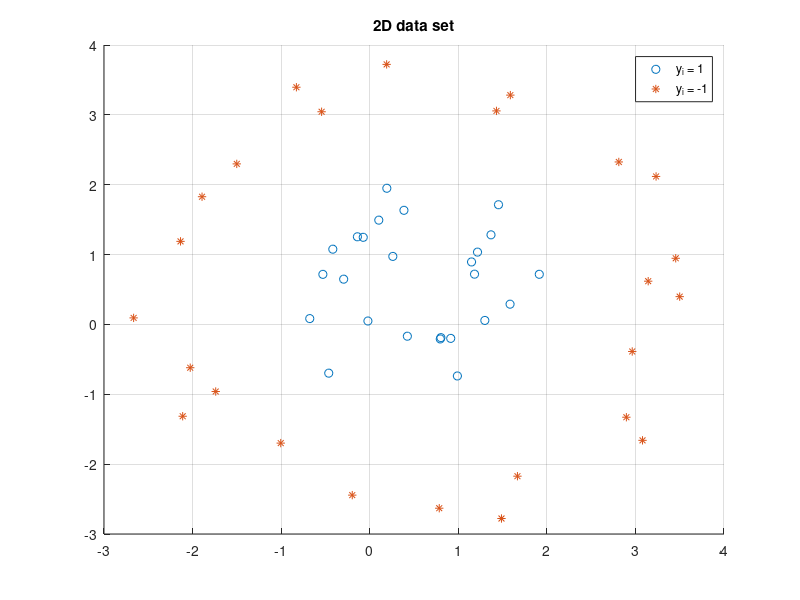
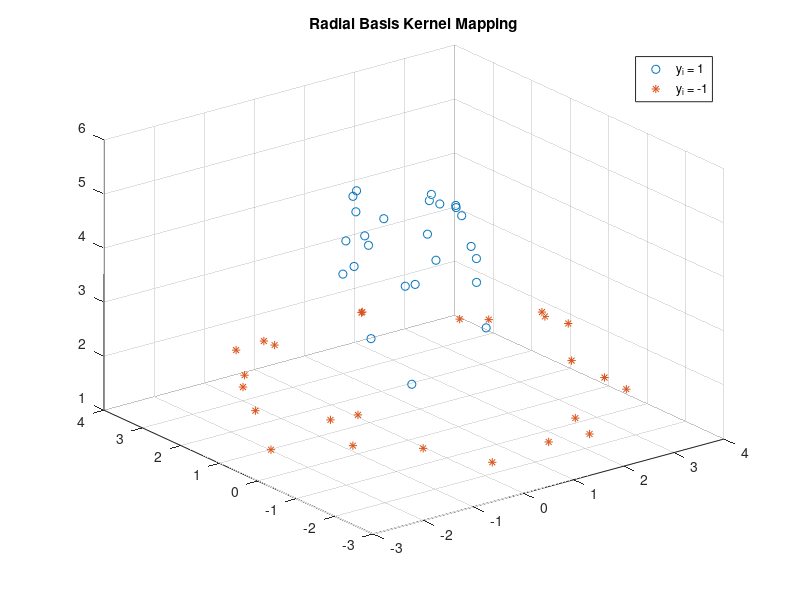

Recreate these plots in MATLAB, in order. (Note: this script raises an error after producing the figures.)
%% Numerical Optimisation Project 
% Name: Dylan Scotney 
% SN: 18138211
% Submission date: 09/04/2019

% clear cache and variables 
clear cache variables
addpath Lib

%--------------------------------------------------------------------------
%% Simulating dataset 
%--------------------------------------------------------------------------
numOfPoints = 50;
theta = linspace(0, 2*pi, numOfPoints/2);
% 4th column = 0 will later be used to store mapped values from kernels
scatter_circle = @(r, noise, class) [r * cos(theta) + noise(1,:);
                                     r * sin(theta) + noise(2,:);
                                     0*theta;
                                     class*ones(1,length(theta))];

% Generate random sets with norm distribution, acts as noise on sample
data_generator = rng(0,'v5normal');
noise1 = rand(2,length(theta));
noise2 = rand(2,length(theta));

dataset_p = scatter_circle(1, noise1, 1)';
dataset_m = scatter_circle(3, noise2, -1)';
dataset = [dataset_p; dataset_m];

% Plot data
figure('name', 'Non-Linearly Seperable Data')
hold on
scatter(dataset_p(:,1), dataset_p(:,2), 'o')
scatter(dataset_m(:,1), dataset_m(:,2), '*')
title("2D data set")
legend("y_i = 1", "y_i = -1")
grid on 
hold off

disp("Simulated data set.")

%--------------------------------------------------------------------------
%% RADIAL BASIS KERNEL SOLUTION
%--------------------------------------------------------------------------

%% Seperating dataset with Radial Basis kernel 
%---------------------------------------------
sigma = 2;
kernel = @(xi,xj) exp(-sqrt(sum((xi-xj).^2,2))/2*sigma^2);

for i = 1:numOfPoints
    % Store New Z values in 3th column
    dataset(i,3) = sum(kernel(dataset(i,1:2),dataset(:,1:2)));
end

split = numOfPoints/2;

figure('name', 'Radial Basis Kernel Mapping')
scatter3(dataset(1:split, 1), dataset(1:split, 2), dataset(1:split,3), 'o');
hold on
scatter3(dataset(split+1:end, 1), dataset(split+1:end, 2), dataset(split+1:end,3), '*');
title("Radial Basis Kernel Mapping")
legend("y_i = 1", "y_i = -1")
hold off

disp("Seperated data with radial basis kernel.")

%% Calculating Hessian of Radial Basis Kernel
%--------------------------------------------
% Computing matrix H
H = zeros(numOfPoints,numOfPoints);
for i = 1:numOfPoints
    for j = 1:numOfPoints
        H(i,j) = dataset(i,4)*dataset(j,4)*dot(dataset(i,1:3), dataset(j,1:3));
    end
end
disp("Calculated Hessian.")

%% Formulating minimisation problem
%----------------------------------

group = dataset(:, 4); %classification of each point

% Define function handles for augLag and diffAugLag:
%==========================================================================
f = @(a) F(a, H);
c_e = @(a) C_e(a, group);
psi = @(a, mu_I, lambda_I) Psi(a, mu_I, lambda_I);

df = @(a) dF(a, H);
dc_e = dC_e(group);
dpsi = @ (a, mu_I, lambda_I) dPsi(a, mu_I, lambda_I);

d2f = d2F(H);
d2c_e = @(mu_e) 1/mu_e * d2C_e(group);
d2psi = @(a, mu_I, lambda_I) d2Psi(a, mu_I,  lambda_I);

%==========================================================================


% Defining Lagrangian (see report) <add more info here>
%==========================================================================
L.f = @(a, mu_e, lambda_e, mu_I, lambda_I) augLagrangian(f, c_e, psi, a,...
                                                       mu_e, lambda_e, ...
                                                       mu_I,lambda_I);

L.df = @(a, mu_e, lambda_e, mu_I, lambda_I) diffAugLagrangian(df, dc_e, c_e,...
                                                            dpsi, a, mu_e,...
                                                            lambda_e, mu_I,...
                                                            lambda_I);  
                                                        
L.d2f = @(a, mu_e, mu_I, lambda_I) d2AugLagrangian(d2f, d2c_e, d2psi, a, mu_e,...
                                             mu_I, lambda_I);
%==========================================================================

disp("Formulated minimisation problem.")

%% Solving Minimisation Problem
%------------------------------

% Initialisation:
%==========================================================================
% Starting point
a0 = 0*ones(length(H), 1);

% Parameters
mu_e0 = -10;
lambda_e0 = 3;
mu_I0 = -10;
lambda_I0 = ones(length(H), 1);
tol = 1e-6; 
alpha0 = 1;
maxIter = 500;
storeInfo = true;
dataGroups = dataset(:,4);
%==========================================================================

% Solving using Framework 17.3 from Nocedal and Wright:
%=========================================================================
[a_k, f_max, nIter, info] = augLagFramework(L, a0, dataGroups, mu_e0,...
                                            lambda_e0, mu_I0, lambda_I0,...
                                            tol, maxIter, storeInfo);
a_k
norm(info.diff(:,end))
%==========================================================================
disp("Solved minimisation problem.")  
disp(info.stopCond)

%% Plotting data of solution
%---------------------------

% Plotting paths if 2D problem: 
%==========================================================================
if(numOfPoints == 3)
    func2 = @(x,y) L.f([x;y],realmax,0,realmax,[0;0]);
    figure('name', '2d path')
    hold on 
    fcontour(func2,[0, 1.5,0,1.5], 'LevelStep', 0.01)
    plot(info.as(1,:), info.as(2,:), 'r-o', 'MarkerFaceColor', 'r')
    plot(0:0.1:1, 0:0.1:1,'b') % sum(alpha_iy_i) = 0
    hold off
end
%==========================================================================

% Plotting Convergence of a_k:
%==========================================================================
successiveDiff = [diff(info.as(1,:)); diff(info.as(2,:))];
figure('name', 'Convergence of alpha')
semilogy(vecnorm(successiveDiff, 2, 1))
xlabel("Iteration")
ylabel("||\alpha_k - \alpha_k_-_1)||")
%==========================================================================

% % Plotting Convergence of df:
% %==========================================================================
% figure('name', 'Convergence of df')
% semilogy(vecnorm(info.diff, 2, 1))
% xlabel("Iteration")
% ylabel("||df||")
% %==========================================================================

% Plotting Convergence of a_k:
%==========================================================================
figure('name', 'Convergence of df')
plot(vecnorm(info.as, 2, 1))
xlabel("Iteration")
ylabel("||a_k||")
%==========================================================================


% Plotting Parameters:
%==========================================================================
figure('name', 'lambda_I')
semilogy(vecnorm(info.lambda_I,2,1))
ylabel("||\lambda^I||")
xlabel("Iteration")

% figure('name', 'mu_I')
% semilogy(info.mu_I)
% ylabel("||\mu^I||")
% xlabel("Iteration")
% 
% figure('name', 'mu_e')
% semilogy(info.mu_e)
% ylabel("||\mu^e||")
% xlabel("Iteration")

figure('name', 'lambda_e')
plot(info.lambda_e)
ylabel("||\lambda^e||")
xlabel("Iteration")
%==========================================================================
disp("Plotting results")


%% Calculating W
%----------------
% w = sum(alpha_i * y_i * x_i)
%==========================================================================
w = calcW(a_k, dataset(:,1:3), dataset(:,4));
%==========================================================================
disp("Calculating w")

%% Determine Support Vectors
%---------------------------
% Indicies for a_i > 0

supportVecs = [];

for i = 1:length(a_k)
    if(a_k(i) > 0.01)
        % use i as supportVec
        supportVecs = [supportVecs; dataset(i,:), a_k(i)];        
    end
end

disp("Calculating Support Vectors")

%% Calculating b
%---------------
b = calcb(supportVecs);

disp("calculating b")

%% Plotting SVM plane
%--------------------

func = @(x,y) (-b - w(1)*x - w(2)*y)/w(3);
[X,Y] = meshgrid(-4:0.1:4, -4:0.1:4);
Z = func(X,Y);

figure('name', 'SVM Mapping')
hold on
scatter3(dataset(1:split, 1), dataset(1:split, 2), dataset(1:split,3), 'o');
surf(X,Y,Z)
scatter3(dataset(split+1:end, 1), dataset(split+1:end, 2), dataset(split+1:end,3), '*');
xlabel('x')
ylabel('y')
zlabel('z')
legend("y_i = 1", "SVM", "y_i = -1")
hold off

disp("Plotting SVM plane")





%%














%% Seperating dataset with polynomial kernel
% b=2; 
% a=0;
% kernel = @(xi, xj) (dot(xi,xj)+a)^b;
% 
% for j = 1:numOfPoints
%     z2(j) = 0;
%     for i = 1:numOfPoints
%         z2(j) = z2(j) + kernel(dataset(j,1:2), dataset(i,1:2));
%     end
% end
% 
% split = numOfPoints/2;
% 
% figure(3)
% scatter3(dataset(1:split, 1), dataset(1:split, 2), z2(1:split), 'o');
% hold on
% scatter3(dataset(split+1:end, 1), dataset(split+1:end, 2), z2(split+1:end), '*');
% title("Sigmoidal Kernel Mapping")
% legend("y_i = 1", "y_i = -1")
% hold off
